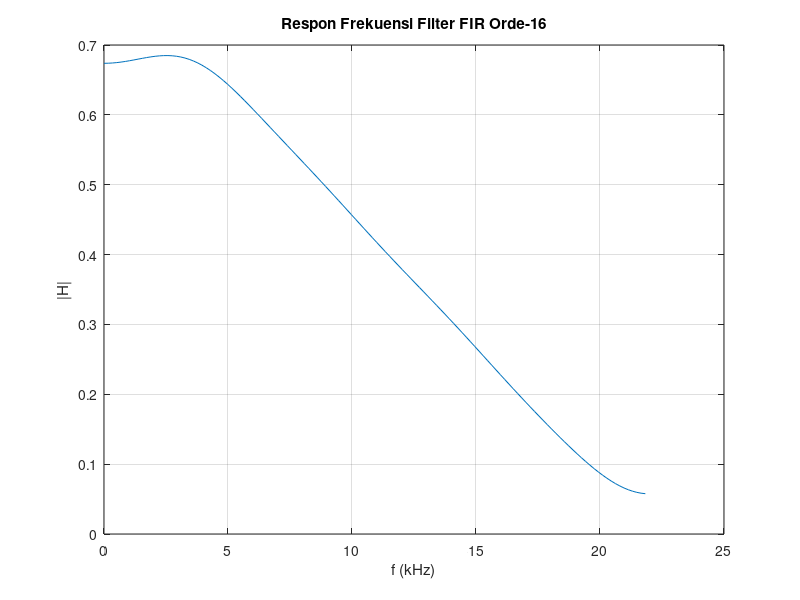

This figure's MATLAB source:
clear all; clc;

n = 16;
fs2 = 22;
f = [0, 0.0281, 0.0436, 1];
m = [0, 0.8, 0.8, 0];
b = fir2(n, f, m);

fid = fopen('fir.txt', 'w');
fprintf(fid, strcat('Koefisien filter FIR orde-'), int2str(n), ':\n');
fprintf(fid, strcat('Generated on-', datestr(now), '\n\n'));
for i = 1:n+1
    fprintf(fid, '%1.6f \n', b(i));
end
fclose(fid);

[H, w] = freqz(b, 1, 128);
plot(w/pi * fs2, abs(H));

xlabel('f (kHz)');
ylabel('|H|');
grid;
title(strcat('Respon Frekuensi Filter FIR Orde-', int2str(n)));